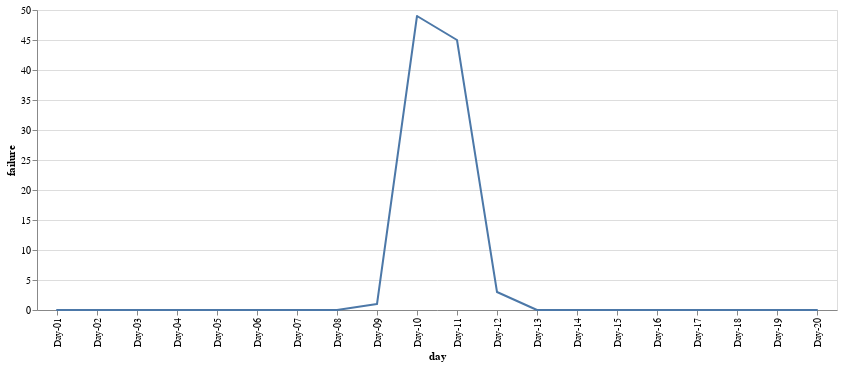

Notebook cell for this chart:
### Markdown cell above
And display, for example, the predicted failure for each period for machine  M-01.

### Code cell
df_failure_m01 = df_predicted_failure[df_predicted_failure.machine == 'M-01']

alt.Chart(df_failure_m01).mark_trail().encode(
    x='day',
    y='failure',
).properties(
    width=800,
    height=300
)

### Figure 1 — Vega-Lite specification as saved in the notebook (floating-point values rounded to 4 significant figures)
{"config": {"view": {"continuousWidth": 400, "continuousHeight": 300}}, "data": {"name": "data-44cc1a5c18c3f5c9feb244b4863ec5c8"}, "mark": "trail", "encoding": {"x": {"type": "nominal", "field": "day"}, "y": {"type": "quantitative", "field": "failure"}}, "height": 300, "width": 800, "$schema": "https://vega.github.io/schema/vega-lite/v4.8.1.json", "datasets": {"data-44cc1a5c18c3f5c9feb244b4863ec5c8": [{"machine": "M-01", "day": "Day-01", "failure": 0}, {"machine": "M-01", "day": "Day-02", "failure": 0}, {"machine": "M-01", "day": "Day-03", "failure": 0}, {"machine": "M-01", "day": "Day-04", "failure": 0}, {"machine": "M-01", "day": "Day-05", "failure": 0}, {"machine": "M-01", "day": "Day-06", "failure": 0}, {"machine": "M-01", "day": "Day-07", "failure": 0}, {"machine": "M-01", "day": "Day-08", "failure": 0}, {"machine": "M-01", "day": "Day-09", "failure": 1}, {"machine": "M-01", "day": "Day-10", "failure": 49}, {"machine": "M-01", "day": "Day-11", "failure": 45}, {"machine": "M-01", "day": "Day-12", "failure": 3}, {"machine": "M-01", "day": "Day-13", "failure": 0}, {"machine": "M-01", "day": "Day-14", "failure": 0}, {"machine": "M-01", "day": "Day-15", "failure": 0}, {"machine": "M-01", "day": "Day-16", "failure": 0}, {"machine": "M-01", "day": "Day-17", "failure": 0}, {"machine": "M-01", "day": "Day-18", "failure": 0}, {"machine": "M-01", "day": "Day-19", "failure": 0}, {"machine": "M-01", "day": "Day-20", "failure": 0}]}}
